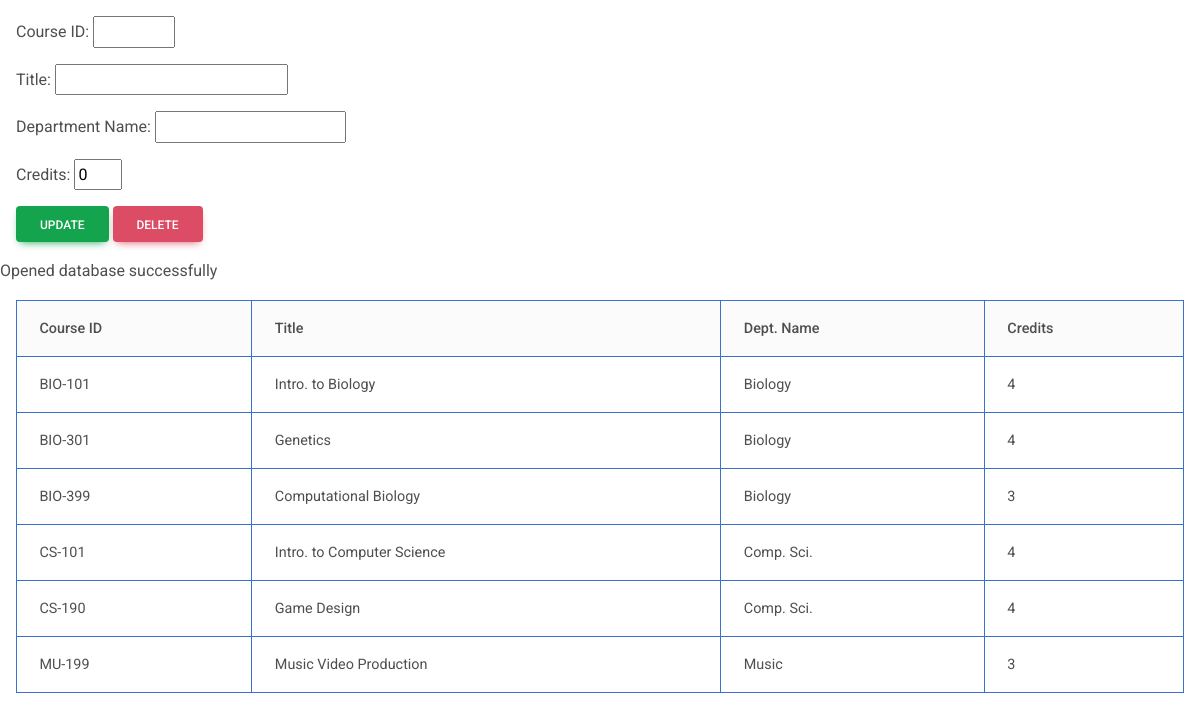
Screenshot of /2/index.php with the database file from the repository.
### tables this page shows
CREATE TABLE `course` (
  `course_id` varchar(7) PRIMARY KEY,
  `title` varchar(50) NOT NULL,
  `dept_name` varchar(20) NOT NULL,
  `credits` int(3) DEFAULT NULL
);

### 2/index.php (the view, shortened to what this page needs)
<!DOCTYPE html>
<html lang="en">
<head>
    <link rel="stylesheet" href="https://cdnjs.cloudflare.com/ajax/libs/font-awesome/6.4.2/css/all.min.css"
/>
    <link href="https://cdnjs.cloudflare.com/ajax/libs/font-awesome/6.0.0/css/all.min.css" rel="stylesheet" />
    <link href="https://cdnjs.cloudflare.com/ajax/libs/mdb-ui-kit/6.4.1/mdb.min.css" rel="stylesheet"/>
</head>
<body>
    <form class="p-3" action="" method="post">
        <p>
            <label for='CourseID'>Course ID:</label>
            <input type="text" id="CourseID" name="CourseID" size="7" />
        </p>
        <p>
            <label for='Title'>Title:</label>
            <input type="text" id="Title" name="Title" size="25" />
        </p>
        <p>
            <label for='DeptName'>Department Name:</label>
            <input type="text" id="DeptName" name="DeptName" />
        </p>
        <p>
            <label for='Credits'>Credits:</label>
            <input type="text" id="Credits" name="Credits" value="0" size="3"/>
        </p>
        <input type="submit" name="upd" value="Update" class="btn btn-success">
        <input type="submit" name="del" value="Delete" class="btn btn-danger">
    </form>
    <?php
    $db = new MyDB();
    if(!$db) {
        echo $db->lastErrorMsg();
    } else {
        echo "Opened database successfully<br>";
    }
    echo "<div class='p-3'><table class='table table-bordered border-primary'>" .
        "<thead class='bg-light'><tr><th>Course ID</th><th>Title</th>" .
        "<th>Dept. Name</th><th>Credits</th></tr></thead><tbody>";
    $sql ="SELECT * from course";
    $ret = $db->query($sql);
    while($row = $ret->fetchArray(SQLITE3_ASSOC)) {
        echo "<tr><td>" . $row["course_id"] . "</td><td>"
        . $row["title"] ."</td><td>"
        . $row["dept_name"] . "</td><td>"
        . $row['credits'] . "</td><tr>";
    }
    echo "</tbody></table></div>";
    ?>
</body>
</html>

### rows the page displays
course: course_id "BIO-101", title "Intro. to Biology", dept_name "Biology", credits "4"
course: course_id "BIO-301", title "Genetics", dept_name "Biology", credits "4"
course: course_id "BIO-399", title "Computational Biology", dept_name "Biology", credits "3"
course: course_id "CS-101", title "Intro. to Computer Science", dept_name "Comp. Sci.", credits "4"
course: course_id "CS-190", title "Game Design", dept_name "Comp. Sci.", credits "4"
course: course_id "MU-199", title "Music Video Production", dept_name "Music", credits "3"
